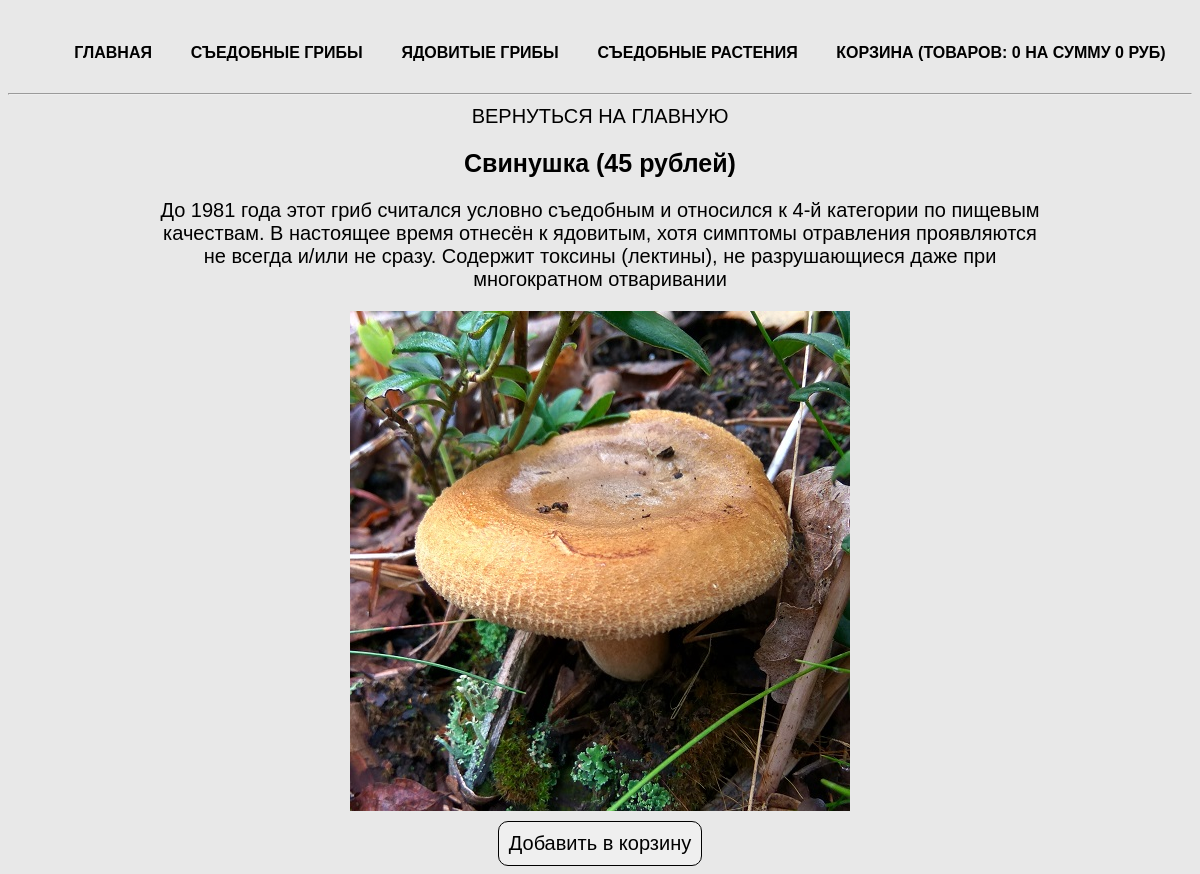
Screenshot of /product.php?product=pax with the database file from the repository.
### tables this page shows
CREATE TABLE `cats` (
  `id` int(11) NOT NULL,
  `name` varchar(50) NOT NULL,
  `rus_name` varchar(50) NOT NULL
);

CREATE TABLE `products` (
  `id` int(11) NOT NULL,
  `title` varchar(50) NOT NULL,
  `cat` varchar(50) NOT NULL,
  `price` int(11) NOT NULL,
  `rus_name` varchar(50) NOT NULL,
  `img` varchar(50) NOT NULL,
  `descr` text NOT NULL
);

### product.php (the view)
<?php
require_once 'parts/header.php';
if (isset($_GET['product'])) {
    $currentProduct = $_GET['product'];
    $product = $connect->query("SELECT * FROM products WHERE title='$currentProduct'");
    $product = $product->fetch(PDO::FETCH_ASSOC);
}
?>
<?php if (empty($product)) { ?>
	<div class="main">
		<div class="card">Такого товара не существует!</div>
	</div>
<?php } else { ?>
	<div class="product-card">
	    <a href="index.php">Вернуться на главную</a>
	    <h2><?=$product['rus_name']?> (<?=$product['price']?> рублей)</h2>
	    <div class="descr"><?=$product['descr']?></div>
	    <img width="300" src="img/<?=$product['img']?>" alt="<?=$product['rus_name']?>">
	    <?php require 'parts/button.php' ?>
	</div>
<?php } ?>

### parts/header.php (shortened to what this page needs)
<?php
require_once 'db/db.php';
$cats = $connect->query("SELECT * FROM cats");
$cats = $cats->fetchAll(PDO::FETCH_ASSOC);
?>
<!doctype html>
<html lang="ru">
<head>
    <link rel="stylesheet" href="css/style.css">
</head>
<body>
<nav>
    <ul>
        <li><a href="index.php">Главная</a></li>
        <?php foreach ($cats as $cat) { ?>
            <li><a href="index.php?cat=<? echo $cat['name']?>"><? echo $cat['rus_name']?></a></li>
        <?php } ?>
        <li><a href="cart.php">Корзина (Товаров:
            <?php if (isset($_SESSION['totalQuantity'])) { ?>
                <?=$_SESSION['totalQuantity']?>
            <?php } else { ?>
                    0
           <?php } ?>
                 на сумму
            <?php if (isset($_SESSION['totalPrice'])) { ?>
               <?=$_SESSION['totalPrice']?>
            <?php } else { ?>
              0
          <?php } ?>
          руб)
            </a>
        </li>
    </ul>
</nav>
<hr>

### css/style.css (style rules this page uses)
* { font-family: 'Arial', sans-serif; font-size: 20px; }
body { margin-top: 20px; background-color: #e8e8e8; }
a { text-decoration: none; text-transform: uppercase; color: #000000; -webkit-transition: all .3s; -moz-transition: all .3s; -ms-transition: all .3s; -o-transition: all .3s; transition: all .3s; }
h2 { font-size: 25px; }
img { width: 100%; }
.main, nav { width: 1170px; margin: auto; display: flex; flex-wrap: wrap; justify-content: space-around; }
nav ul { display: flex; list-style: none; width: 100%; justify-content: space-around; font-weight: 700; }
nav ul li a { font-size: 16px; }
.cart, .product-card { text-align: center; width: 900px; margin: auto; }
.descr { margin-bottom: 20px; }
.product-card img { width: 500px; }

### rows the page displays
cats: rus_name "СЪЕДОБНЫЕ ГРИБЫ"
cats: rus_name "ЯДОВИТЫЕ ГРИБЫ"
cats: rus_name "СЪЕДОБНЫЕ РАСТЕНИЯ"
products: rus_name "Свинушка", price "45", descr "До 1981 года этот гриб считался условно съедобным и относился к 4-й категории по пищевым качествам. В настоящее время отнесён к ядовитым, хотя симптомы отравления проявляются не всегда и/или не сразу. Содержит токсины (лектины), не разрушающиеся даже при многократном отваривании", img (picture)
